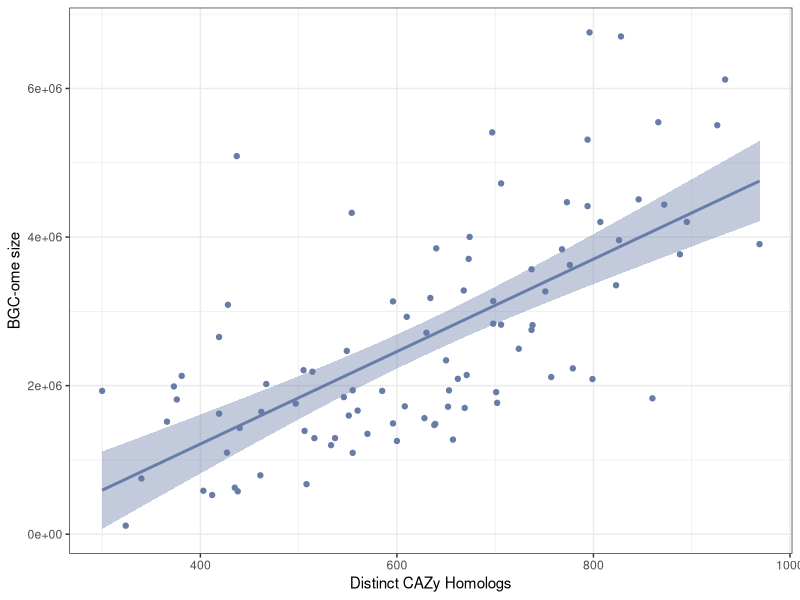
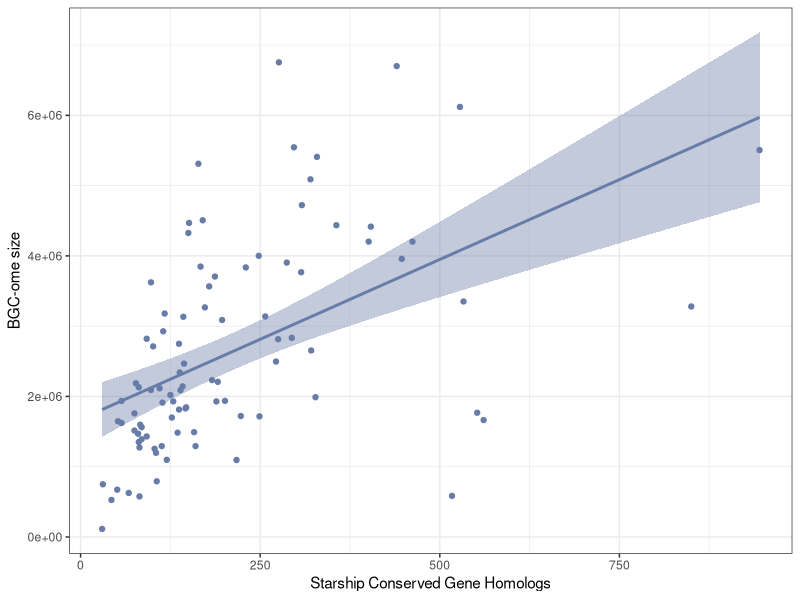
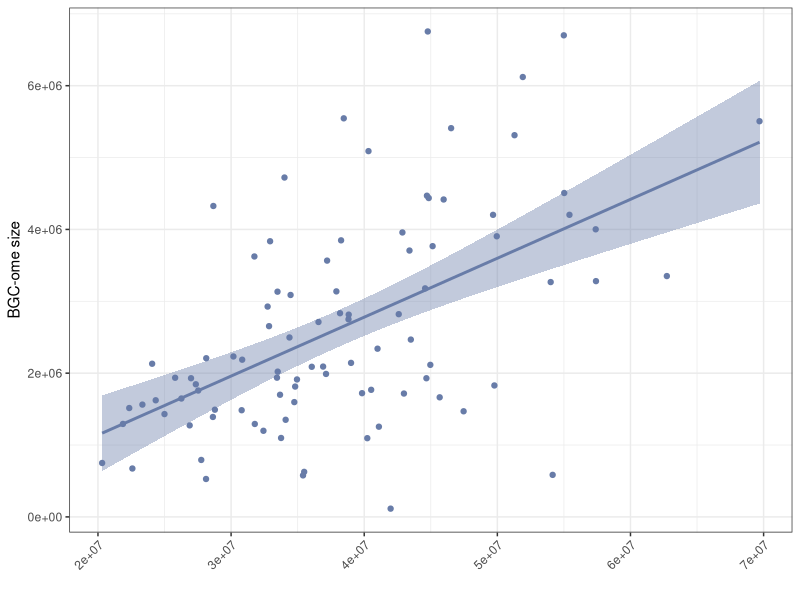

Here is the R script that generated these plots, in order:
library(ggplot2)

dat <- read.table("Plotting_Input.txt", header=T, sep='\t')

png("CAZY.png", height=3, width=3, units='in', res=600)
ggplot(dat, aes(x=cazy_count, y=bgcome_sum)) + geom_point(color='#687CA8') + xlab("Distinct CAZy Homologs") +  ylab("BGC-ome size") + theme_bw() + geom_smooth(color='#687CA8', fill='#687CA8', method='lm')
dev.off()

png("Starship.png", height=3, width=3, units='in', res=600)
ggplot(dat, aes(x=starship_count, y=bgcome_sum)) + geom_point(color='#687CA8') + xlab("Starship Conserved Gene Homologs") +  ylab("BGC-ome size") + theme_bw() + geom_smooth(color='#687CA8', method='lm', fill='#687CA8')
dev.off()

png("GenomeSize.png", height=3.5, width=3, units='in', res=600)
ggplot(dat, aes(x=genome_size, y=bgcome_sum)) + geom_point(color='#687CA8') + xlab("") +  ylab("BGC-ome size") + theme_bw() + geom_smooth(color='#687CA8', method='lm', fill='#687CA8') + theme(axis.text.x = element_text(angle = 45, vjust = 1, hjust=1))
dev.off()
